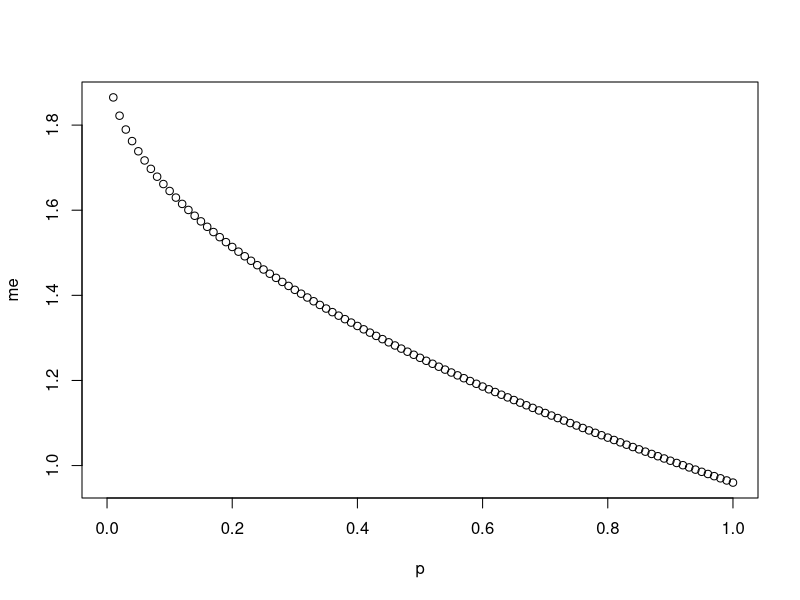
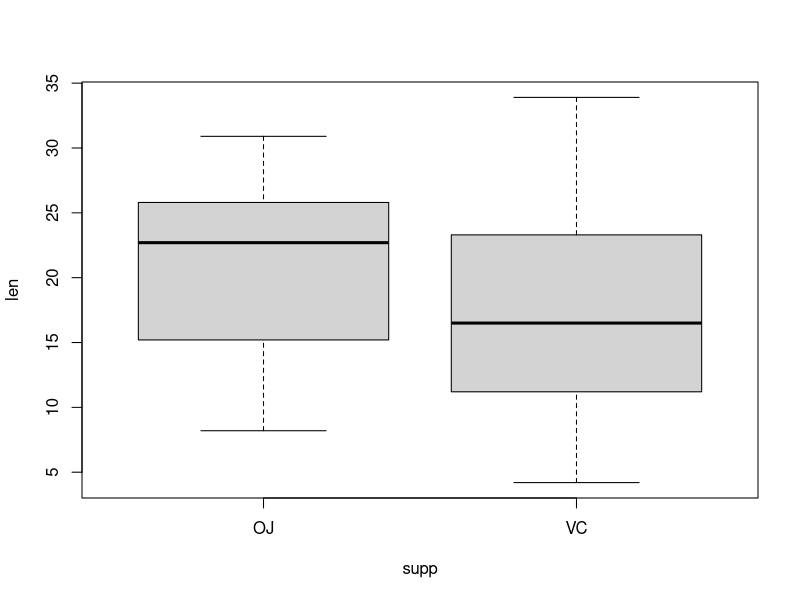
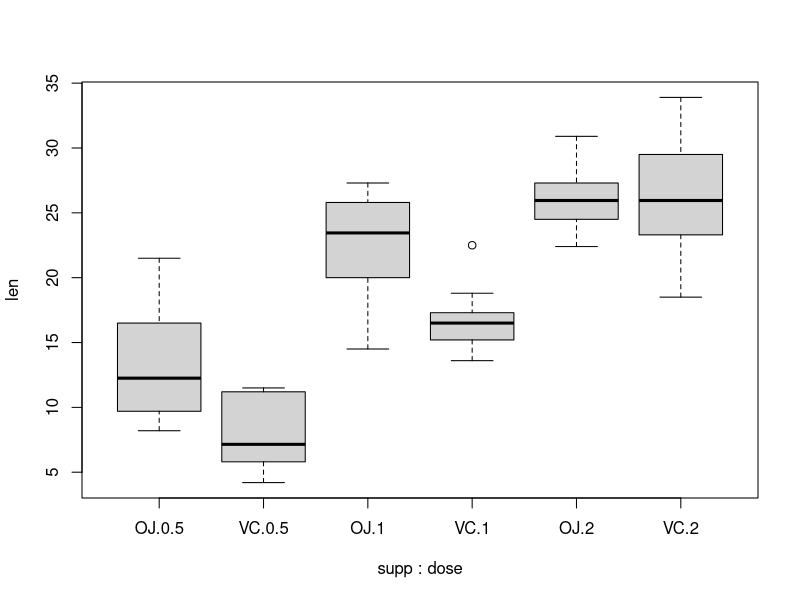
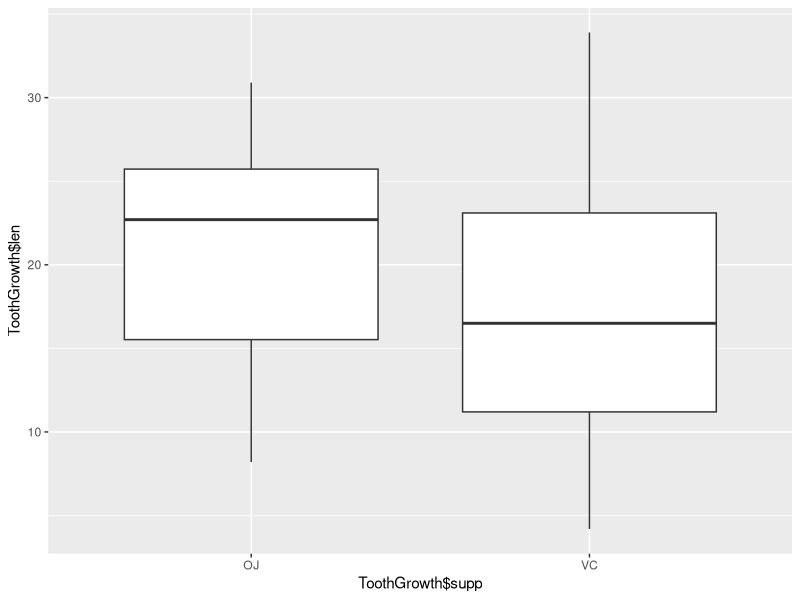
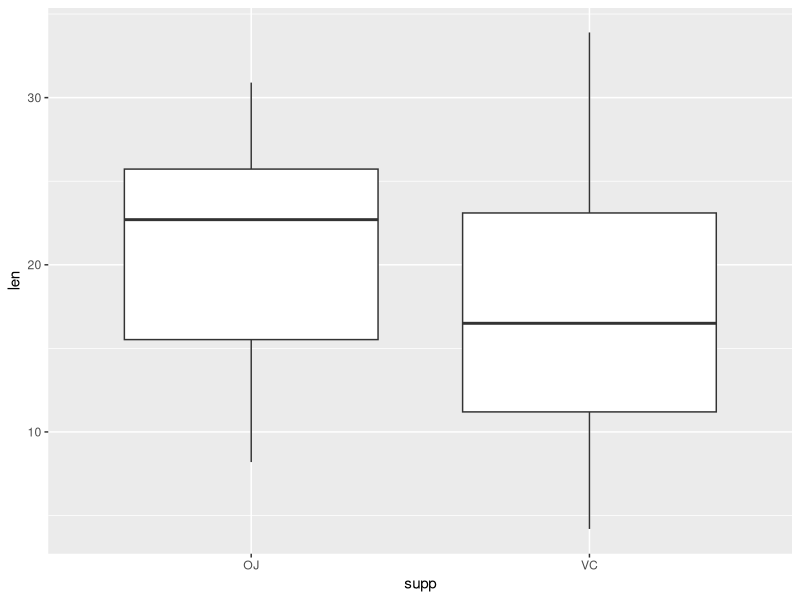
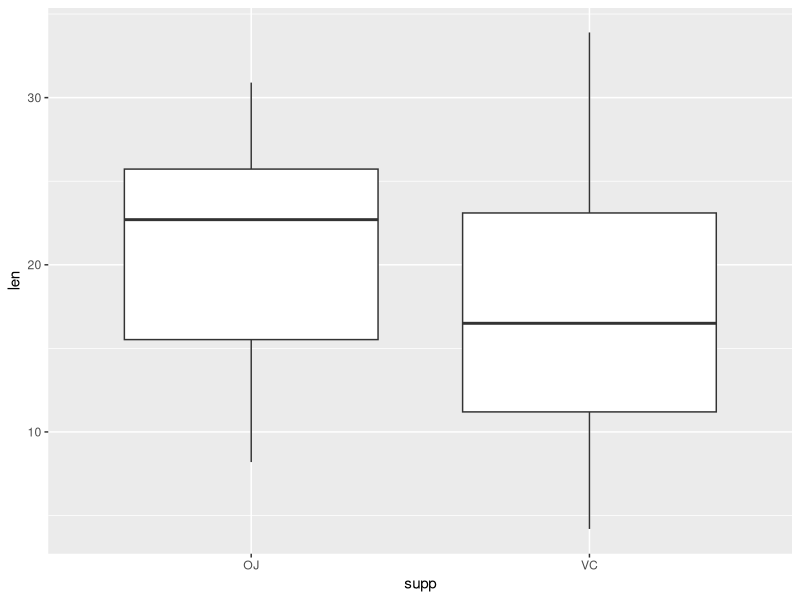
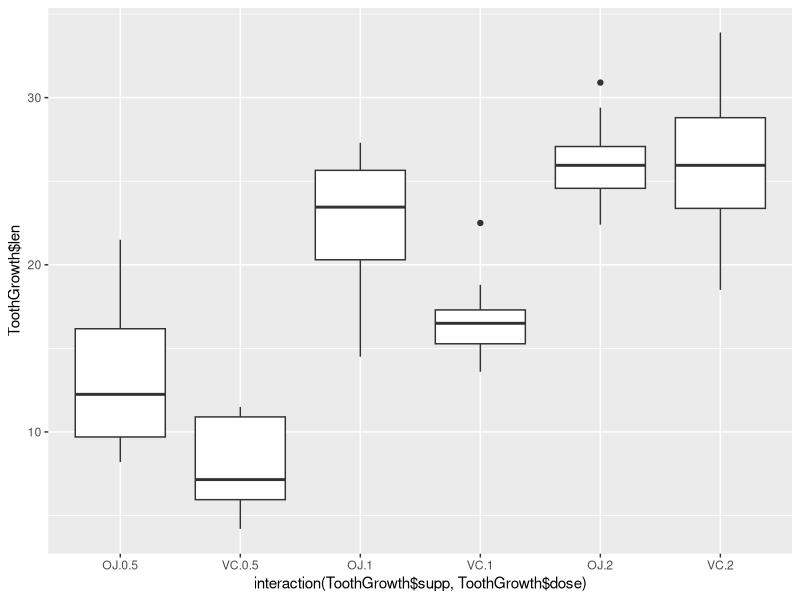
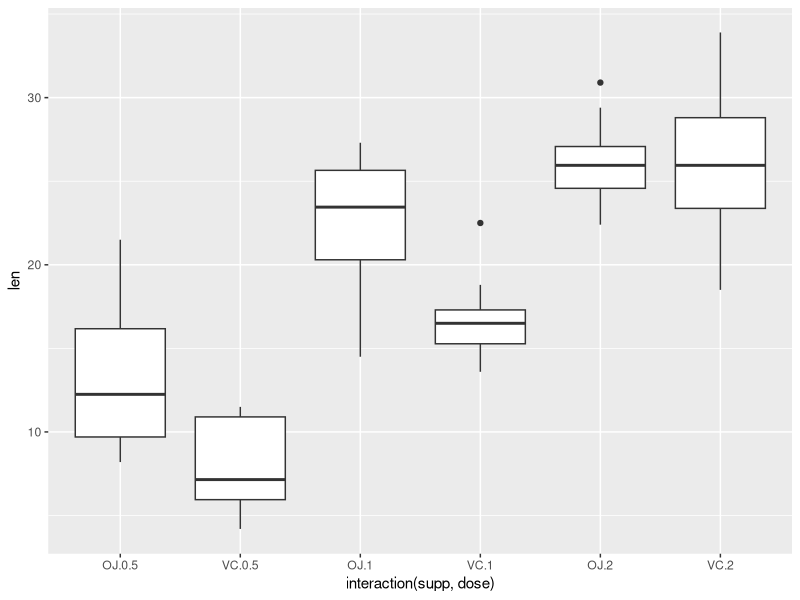

These charts were generated, in order, by the following R code:
## ---- chunk 1
summary(cars)
## ---- chunk 2
# Create a vector of temperature observations
temperature_vector <- c("High", "Low", "High", "Low", "Medium")
# Specify that they are ordinal variables with the given levels
factor_temperature_vector <- factor(temperature_vector, order = TRUE, levels = c("Low","Medium","High"))
# Display the vector
factor_temperature_vector
## ---- chunk 3
names(mtcars) # names of columns
head(mtcars)  # first observations
tail(mtcars)  # last observations
str(mtcars)   # structure of data frame
dim(mtcars)   # dimensions
## ---- chunk 4
  # A sample data frame
  data <- read.table(header=TRUE, text='
    id weight   size
    1   20  small
    2   27  large
    3   24 medium
  ')

  # Reorder by column number
  data[c(1,3,2)]

  # Reorder by column name
  data[c("size", "id", "weight")]

  # Overwrite data variable with new info:
  # data <- data[c(1,3,2)]
## ---- chunk 5
  data[, c(1,3,2)]
## ---- chunk 6
  # List-style indexing of one column
  data[2]

  # Matrix-style indexing of one column
  # drops dimension to become a vector
  data[,2]

  # Matrix-style indexing with drop=FALSE
  # preserves dimension to remain data frame
  data[, 2, drop=FALSE]
## ---- chunk 7
    dd <- data.frame(b = factor(c("Hi", "Med", "Hi", "Low"),
                                levels = c("Low", "Med", "Hi"), 
                                ordered = TRUE),
                     x = c("A", "D", "A", "C"), y = c(8, 3, 9, 9),
                     z = c(1, 1, 1, 2)
                     )
    dd
## ---- chunk 8
    n = 1000
    p = seq(0, 1, 0.01)
## ---- chunk 9
    me = 1.96 - sqrt(p - (1 - p)/n)
## ---- chunk 10
    plot(me ~ p)
## ---- chunk 11
    # Formula syntax
    boxplot(len ~ supp, data = ToothGrowth)
    # Put interaction of two variables on x-axis
    boxplot(len ~ supp + dose, data = ToothGrowth)
## ---- chunk 12
    library(ggplot2)
    qplot(ToothGrowth$supp, ToothGrowth$len, geom="boxplot")
## ---- chunk 13
    qplot(supp, len, data=ToothGrowth, geom="boxplot")
## ---- chunk 14
    ggplot(ToothGrowth, aes(x=supp, y=len)) + geom_boxplot()
## ---- chunk 15
    # Using three separate vectors
    qplot(interaction(ToothGrowth$supp, ToothGrowth$dose), ToothGrowth$len, geom="boxplot")
## ---- chunk 16
    qplot(interaction(supp, dose), len, data=ToothGrowth, geom="boxplot")
## ---- chunk 17
    ggplot(ToothGrowth, aes(x=interaction(supp, dose), y=len)) + geom_boxplot()
## ---- chunk 18
    # Increase bottom margin to make room for rotated labels
    par(mar = c(7, 4, 4, 2) + 0.1)
    # Create plot with no x axis and no x axis label
    plot(1 : 8, xaxt = "n",  xlab = "")
    # Set up x axis with tick marks alone
    axis(1, labels = FALSE)
    # Create some text labels
    labels <- paste("Label", 1:8, sep = " ")
    # Plot x axis labels at default tick marks
    text(1:8, par("usr")[3] - 0.25, 
         srt = 45, adj = 1,labels = labels, xpd = TRUE
         )
    # Plot x axis label at line 6 (of 7)
    mtext(1, text = "X Axis Label", line = 6)
